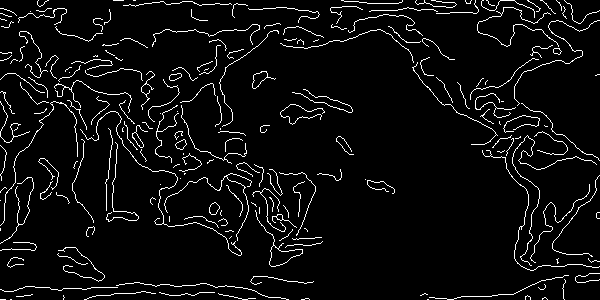

Reproduce this figure in Python.
#!/usr/bin/env python

# Canny edge detection pipeline: read an image, smooth, compute gradient,
# non-maximum suppression, link and threshold edgels, then sub-pixel position.

import os

# Factory overrides
import vtkmodules.vtkInteractionStyle  # noqa: F401
import vtkmodules.vtkRenderingFreeType  # noqa: F401
import vtkmodules.vtkRenderingOpenGL2  # noqa: F401

from vtkmodules.vtkCommonExecutionModel import vtkImageToStructuredPoints
from vtkmodules.vtkFiltersCore import (
    vtkStripper,
    vtkThreshold,
)
from vtkmodules.vtkFiltersGeneral import (
    vtkLinkEdgels,
    vtkSubPixelPositionEdgels,
)
from vtkmodules.vtkFiltersGeometry import vtkGeometryFilter
from vtkmodules.vtkIOImage import vtkPNMReader
from vtkmodules.vtkImagingCore import (
    vtkImageCast,
    vtkImageConstantPad,
)
from vtkmodules.vtkImagingColor import vtkImageLuminance
from vtkmodules.vtkImagingGeneral import (
    vtkImageGaussianSmooth,
    vtkImageGradient,
)
from vtkmodules.vtkImagingMath import vtkImageMagnitude
from vtkmodules.vtkImagingMorphological import vtkImageNonMaximumSuppression
from vtkmodules.vtkRenderingCore import (
    vtkActor,
    vtkPolyDataMapper,
    vtkRenderWindow,
    vtkRenderWindowInteractor,
    vtkRenderer,
)

# Data directory
data_dir = os.environ.get("VPE_DATA_DIR", os.path.dirname(os.path.abspath(__file__)))

# Read the image
image_in = vtkPNMReader()
image_in.SetFileName(os.path.join(data_dir, "earth.ppm"))

# Convert to luminance
luminance = vtkImageLuminance()
luminance.SetInputConnection(image_in.GetOutputPort())

# Cast to float
image_cast = vtkImageCast()
image_cast.SetOutputScalarTypeToFloat()
image_cast.SetInputConnection(luminance.GetOutputPort())

# Smooth the image
gaussian_smooth = vtkImageGaussianSmooth()
gaussian_smooth.SetInputConnection(image_cast.GetOutputPort())
gaussian_smooth.SetDimensionality(2)
gaussian_smooth.SetRadiusFactors(1, 1, 0)

# Compute gradient
img_gradient = vtkImageGradient()
img_gradient.SetInputConnection(gaussian_smooth.GetOutputPort())
img_gradient.SetDimensionality(2)

img_magnitude = vtkImageMagnitude()
img_magnitude.SetInputConnection(img_gradient.GetOutputPort())
img_magnitude.Update()

# Non-maximum suppression
non_max = vtkImageNonMaximumSuppression()
non_max.SetMagnitudeInputData(img_magnitude.GetOutput())
non_max.SetVectorInputData(img_gradient.GetOutput())
non_max.SetDimensionality(2)

pad = vtkImageConstantPad()
pad.SetInputConnection(img_gradient.GetOutputPort())
pad.SetOutputNumberOfScalarComponents(3)
pad.SetConstant(0)
pad.Update()

image_to_sp_1 = vtkImageToStructuredPoints()
image_to_sp_1.SetInputConnection(non_max.GetOutputPort())
image_to_sp_1.SetVectorInputData(pad.GetOutput())

# Link edgels
img_link = vtkLinkEdgels()
img_link.SetInputConnection(image_to_sp_1.GetOutputPort())
img_link.SetGradientThreshold(2)

# Threshold links
threshold_edgels = vtkThreshold()
threshold_edgels.SetInputConnection(img_link.GetOutputPort())
threshold_edgels.SetThresholdFunction(vtkThreshold.THRESHOLD_UPPER)
threshold_edgels.SetUpperThreshold(10.0)
threshold_edgels.AllScalarsOff()

geometry_filter = vtkGeometryFilter()
geometry_filter.SetInputConnection(threshold_edgels.GetOutputPort())

image_to_sp = vtkImageToStructuredPoints()
image_to_sp.SetInputConnection(img_magnitude.GetOutputPort())
image_to_sp.SetVectorInputData(pad.GetOutput())
image_to_sp.Update()

# Sub-pixel position edgels
sub_pixel = vtkSubPixelPositionEdgels()
sub_pixel.SetInputConnection(geometry_filter.GetOutputPort())
sub_pixel.SetGradMapsData(image_to_sp.GetOutput())

strip = vtkStripper()
strip.SetInputConnection(sub_pixel.GetOutputPort())

mapper = vtkPolyDataMapper()
mapper.SetInputConnection(strip.GetOutputPort())
mapper.ScalarVisibilityOff()

plane_actor = vtkActor()
plane_actor.SetMapper(mapper)
plane_actor.GetProperty().SetAmbient(1.0)
plane_actor.GetProperty().SetDiffuse(0.0)

# Renderer
renderer = vtkRenderer()
renderer.AddActor(plane_actor)

# Window
render_window = vtkRenderWindow()
render_window.SetMultiSamples(0)
render_window.AddRenderer(renderer)
render_window.SetSize(600, 300)
render_window.SetWindowName("canny")

# Interactor
interactor = vtkRenderWindowInteractor()
interactor.SetRenderWindow(render_window)

# Scene
renderer.ResetCamera()
renderer.GetActiveCamera().Zoom(2.8)

interactor.Initialize()
interactor.Start()
